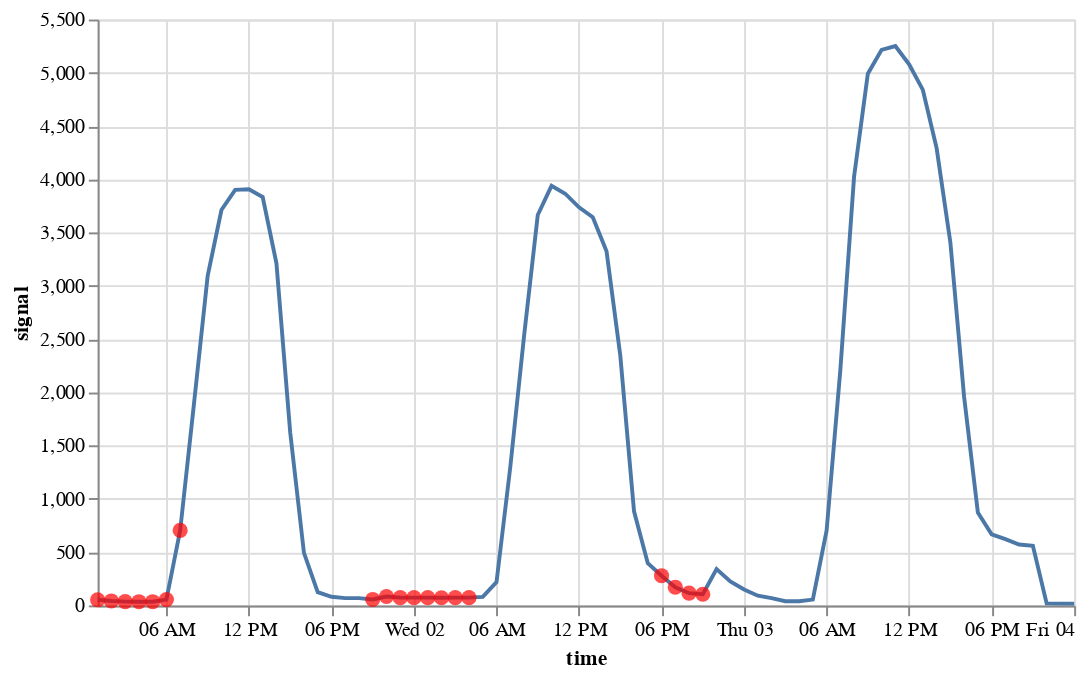

Write notebook code for a chart like this one.
### Code cell
on.plots.anomalies(test[:72], predetected[:72])

### Figure 1 — Vega specification as saved in the notebook (floating-point values rounded to 4 significant figures)
{"$schema": "https://vega.github.io/schema/vega/v5.json", "data": [{"name": "source_0", "values": [{"anomaly": 1.0, "signal": 53.0, "time": "2015-09-01T01:00:00.000"}, {"anomaly": 1.0, "signal": 42.0, "time": "2015-09-01T02:00:00.000"}, {"anomaly": 1.0, "signal": 36.0, "time": "2015-09-01T03:00:00.000"}, {"anomaly": 1.0, "signal": 35.0, "time": "2015-09-01T04:00:00.000"}, {"anomaly": 1.0, "signal": 35.0, "time": "2015-09-01T05:00:00.000"}, {"anomaly": 1.0, "signal": 55.0, "time": "2015-09-01T06:00:00.000"}, {"anomaly": 1.0, "signal": 704.0, "time": "2015-09-01T07:00:00.000"}, {"anomaly": 0.0, "signal": 1889.0, "time": "2015-09-01T08:00:00.000"}, {"anomaly": 0.0, "signal": 3095.0, "time": "2015-09-01T09:00:00.000"}, {"anomaly": 0.0, "signal": 3712.0, "time": "2015-09-01T10:00:00.000"}, {"anomaly": 0.0, "signal": 3901.0, "time": "2015-09-01T11:00:00.000"}, {"anomaly": 0.0, "signal": 3907.0, "time": "2015-09-01T12:00:00.000"}, {"anomaly": 0.0, "signal": 3833.0, "time": "2015-09-01T13:00:00.000"}, {"anomaly": 0.0, "signal": 3211.0, "time": "2015-09-01T14:00:00.000"}, {"anomaly": 0.0, "signal": 1624.0, "time": "2015-09-01T15:00:00.000"}, {"anomaly": 0.0, "signal": 493.0, "time": "2015-09-01T16:00:00.000"}, {"anomaly": 0.0, "signal": 125.0, "time": "2015-09-01T17:00:00.000"}, {"anomaly": 0.0, "signal": 81.0, "time": "2015-09-01T18:00:00.000"}, {"anomaly": 0.0, "signal": 69.0, "time": "2015-09-01T19:00:00.000"}, {"anomaly": 0.0, "signal": 69.0, "time": "2015-09-01T20:00:00.000"}, {"anomaly": 1.0, "signal": 56.0, "time": "2015-09-01T21:00:00.000"}, {"anomaly": 1.0, "signal": 84.0, "time": "2015-09-01T22:00:00.000"}, {"anomaly": 1.0, "signal": 73.0, "time": "2015-09-01T23:00:00.000"}, {"anomaly": 1.0, "signal": 73.0, "time": "2015-09-02T00:00:00.000"}, {"anomaly": 1.0, "signal": 73.0, "time": "2015-09-02T01:00:00.000"}, {"anomaly": 1.0, "signal": 72.0, "time": "2015-09-02T02:00:00.000"}, {"anomaly": 1.0, "signal": 73.0, "time": "2015-09-02T03:00:00.000"}, {"anomaly": 1.0, "signal": 73.0, "time": "2015-09-02T04:00:00.000"}, {"anomaly": 0.0, "signal": 80.0, "time": "2015-09-02T05:00:00.000"}, {"anomaly": 0.0, "signal": 218.0, "time": "2015-09-02T06:00:00.000"}, {"anomaly": 0.0, "signal": 1296.0, "time": "2015-09-02T07:00:00.000"}, {"anomaly": 0.0, "signal": 2524.0, "time": "2015-09-02T08:00:00.000"}, {"anomaly": 0.0, "signal": 3665.0, "time": "2015-09-02T09:00:00.000"}, {"anomaly": 0.0, "signal": 3939.0, "time": "2015-09-02T10:00:00.000"}, {"anomaly": 0.0, "signal": 3865.0, "time": "2015-09-02T11:00:00.000"}, {"anomaly": 0.0, "signal": 3737.0, "time": "2015-09-02T12:00:00.000"}, {"anomaly": 0.0, "signal": 3644.0, "time": "2015-09-02T13:00:00.000"}, {"anomaly": 0.0, "signal": 3325.0, "time": "2015-09-02T14:00:00.000"}, {"anomaly": 0.0, "signal": 2346.0, "time": "2015-09-02T15:00:00.000"}, {"anomaly": 0.0, "signal": 883.0, "time": "2015-09-02T16:00:00.000"}, {"anomaly": 0.0, "signal": 396.0, "time": "2015-09-02T17:00:00.000"}, {"anomaly": 1.0, "signal": 279.0, "time": "2015-09-02T18:00:00.000"}, {"anomaly": 1.0, "signal": 171.0, "time": "2015-09-02T19:00:00.000"}, {"anomaly": 1.0, "signal": 115.0, "time": "2015-09-02T20:00:00.000"}, {"anomaly": 1.0, "signal": 105.0, "time": "2015-09-02T21:00:00.000"}, {"anomaly": 0.0, "signal": 341.0, "time": "2015-09-02T22:00:00.000"}, {"anomaly": 0.0, "signal": 225.0, "time": "2015-09-02T23:00:00.000"}, {"anomaly": 0.0, "signal": 149.0, "time": "2015-09-03T00:00:00.000"}, {"anomaly": 0.0, "signal": 91.0, "time": "2015-09-03T01:00:00.000"}, {"anomaly": 0.0, "signal": 68.0, "time": "2015-09-03T02:00:00.000"}, {"anomaly": 0.0, "signal": 39.0, "time": "2015-09-03T03:00:00.000"}, {"anomaly": 0.0, "signal": 39.0, "time": "2015-09-03T04:00:00.000"}, {"anomaly": 0.0, "signal": 55.0, "time": "2015-09-03T05:00:00.000"}, {"anomaly": 0.0, "signal": 702.0, "time": "2015-09-03T06:00:00.000"}, {"anomaly": 0.0, "signal": 2210.0, "time": "2015-09-03T07:00:00.000"}, {"anomaly": 0.0, "signal": 4027.0, "time": "2015-09-03T08:00:00.000"}, {"anomaly": 0.0, "signal": 4991.0, "time": "2015-09-03T09:00:00.000"}, {"anomaly": 0.0, "signal": 5215.0, "time": "2015-09-03T10:00:00.000"}, {"anomaly": 0.0, "signal": 5251.0, "time": "2015-09-03T11:00:00.000"}, {"anomaly": 0.0, "signal": 5079.0, "time": "2015-09-03T12:00:00.000"}, {"anomaly": 0.0, "signal": 4839.0, "time": "2015-09-03T13:00:00.000"}, {"anomaly": 0.0, "signal": 4293.0, "time": "2015-09-03T14:00:00.000"}, {"anomaly": 0.0, "signal": 3408.0, "time": "2015-09-03T15:00:00.000"}, {"anomaly": 0.0, "signal": 1957.0, "time": "2015-09-03T16:00:00.000"}, {"anomaly": 0.0, "signal": 872.0, "time": "2015-09-03T17:00:00.000"}, {"anomaly": 0.0, "signal": 668.0, "time": "2015-09-03T18:00:00.000"}, {"anomaly": 0.0, "signal": 622.0, "time": "2015-09-03T19:00:00.000"}, {"anomaly": 0.0, "signal": 572.0, "time": "2015-09-03T20:00:00.000"}, {"anomaly": 0.0, "signal": 560.0, "time": "2015-09-03T21:00:00.000"}, {"anomaly": 0.0, "signal": 19.0, "time": "2015-09-03T22:00:00.000"}, {"anomaly": 0.0, "signal": 17.0, "time": "2015-09-03T23:00:00.000"}, {"anomaly": 0.0, "signal": 17.0, "time": "2015-09-04T00:00:00.000"}], "transform": [{"type": "formula", "expr": "toDate(datum['time'])", "as": "time"}]}, {"name": "data_0", "values": [{"signal": 53.0, "time": "2015-09-01T01:00:00.000"}, {"signal": 42.0, "time": "2015-09-01T02:00:00.000"}, {"signal": 36.0, "time": "2015-09-01T03:00:00.000"}, {"signal": 35.0, "time": "2015-09-01T04:00:00.000"}, {"signal": 35.0, "time": "2015-09-01T05:00:00.000"}, {"signal": 55.0, "time": "2015-09-01T06:00:00.000"}, {"signal": 704.0, "time": "2015-09-01T07:00:00.000"}, {"signal": 56.0, "time": "2015-09-01T21:00:00.000"}, {"signal": 84.0, "time": "2015-09-01T22:00:00.000"}, {"signal": 73.0, "time": "2015-09-01T23:00:00.000"}, {"signal": 73.0, "time": "2015-09-02T00:00:00.000"}, {"signal": 73.0, "time": "2015-09-02T01:00:00.000"}, {"signal": 72.0, "time": "2015-09-02T02:00:00.000"}, {"signal": 73.0, "time": "2015-09-02T03:00:00.000"}, {"signal": 73.0, "time": "2015-09-02T04:00:00.000"}, {"signal": 279.0, "time": "2015-09-02T18:00:00.000"}, {"signal": 171.0, "time": "2015-09-02T19:00:00.000"}, {"signal": 115.0, "time": "2015-09-02T20:00:00.000"}, {"signal": 105.0, "time": "2015-09-02T21:00:00.000"}], "transform": [{"type": "formula", "expr": "toDate(datum['time'])", "as": "time"}]}], "marks": [{"type": "line", "name": "layer_0_marks", "from": {"data": "source_0"}, "sort": {"field": "datum[\"time\"]"}, "encode": {"update": {"x": {"field": "time", "scale": "x"}, "defined": {"signal": "isValid(datum[\"time\"]) && isFinite(+datum[\"time\"]) && isValid(datum[\"signal\"]) && isFinite(+datum[\"signal\"])"}, "stroke": {"value": "#4c78a8"}, "description": {"signal": "\"time: \" + (timeFormat(datum[\"time\"], '%b %d, %Y')) + \"; signal: \" + (format(datum[\"signal\"], \"\"))"}, "y": {"field": "signal", "scale": "y"}}}, "style": ["line"]}, {"type": "symbol", "name": "layer_1_marks", "from": {"data": "data_0"}, "encode": {"update": {"x": {"field": "time", "scale": "x"}, "y": {"field": "signal", "scale": "y"}, "fill": {"value": "red"}, "description": {"signal": "\"time: \" + (timeFormat(datum[\"time\"], '%b %d, %Y')) + \"; signal: \" + (format(datum[\"signal\"], \"\"))"}, "shape": {"value": "circle"}, "opacity": {"value": 0.7}, "size": {"value": 60}, "ariaRoleDescription": {"value": "circle"}}}, "style": ["circle"]}], "scales": [{"name": "x", "type": "time", "domain": {"fields": [{"data": "source_0", "field": "time"}, {"data": "data_0", "field": "time"}]}, "range": [0, {"signal": "width"}]}, {"name": "y", "type": "linear", "domain": {"fields": [{"data": "source_0", "field": "signal"}, {"data": "data_0", "field": "signal"}]}, "range": [{"signal": "height"}, 0], "nice": true, "zero": true}], "axes": [{"scale": "x", "aria": false, "orient": "bottom", "gridScale": "y", "tickCount": {"signal": "ceil(width/40)"}, "domain": false, "maxExtent": 0, "labels": false, "minExtent": 0, "ticks": false, "zindex": 0, "grid": true}, {"scale": "y", "tickCount": {"signal": "ceil(height/40)"}, "labels": false, "aria": false, "orient": "left", "minExtent": 0, "domain": false, "ticks": false, "gridScale": "x", "maxExtent": 0, "grid": true, "zindex": 0}, {"scale": "x", "grid": false, "title": "time", "labelFlush": true, "labelOverlap": true, "orient": "bottom", "tickCount": {"signal": "ceil(width/40)"}, "zindex": 0}, {"scale": "y", "grid": false, "tickCount": {"signal": "ceil(height/40)"}, "zindex": 0, "title": "signal", "labelOverlap": true, "orient": "left"}], "style": "cell", "width": 500, "height": 300, "padding": 5, "background": "white"}
